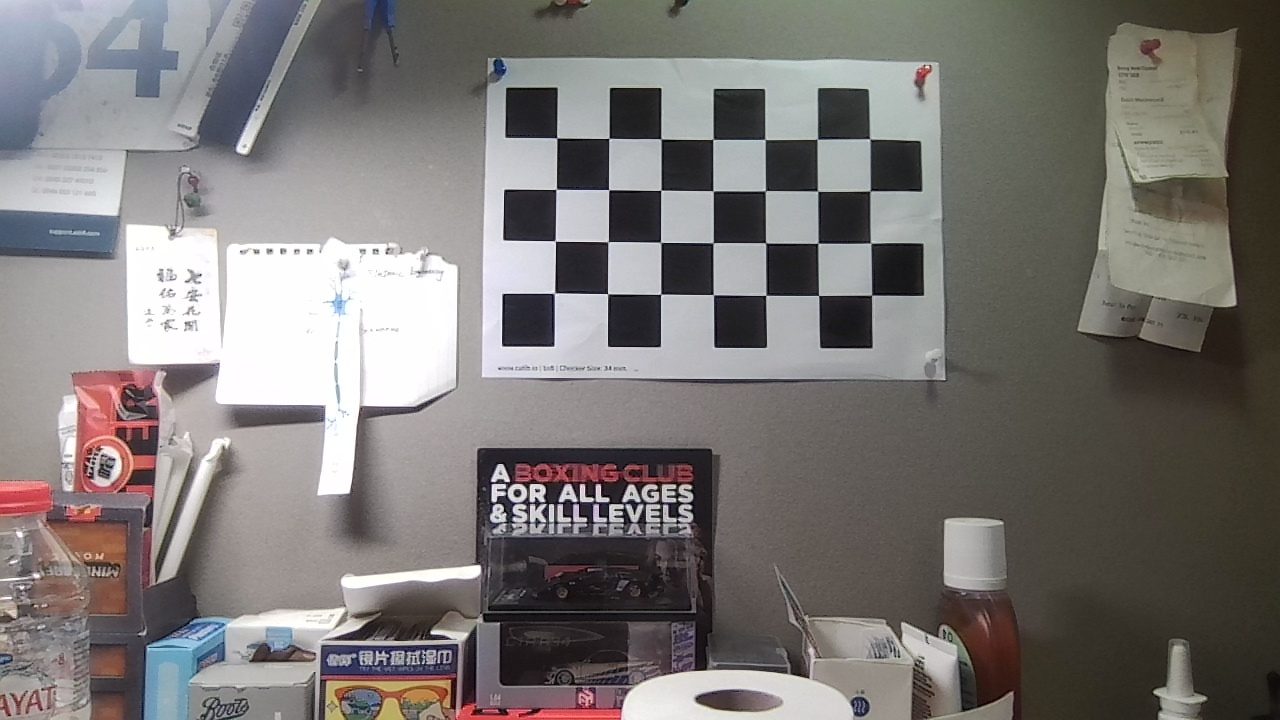
#> input picture calibration_images/calibration_image_00.jpg, 1280 x 720 px, given in place of the camera
$ python minimal_line_fitting.py
#> lines starting #> are read from the running program, lines starting #| are printed output that depends on the picture; after the words box and inside, x2 and y2 are one past the last pixel; in counts of white or black regions, pixels touching at a corner belong together
"""
Minimal Line Fitting Example
Demonstrates how to fit a line to a segmented object using cv2.fitLine.
"""

import cv2
import numpy as np
import json
import os

# [8 lines of commented-out code are left out]
cap = cv2.VideoCapture(0)

# Load config
CONFIG_FILE = 'config.json'
if os.path.exists(CONFIG_FILE):
    with open(CONFIG_FILE, 'r') as f:
#> (reads Week_9_Line_Fitting_Tutorial/config.json from the repository)
        config = json.load(f)

    roi = config['roi']
    lower = np.array(config['lower_bound'], dtype=np.uint8)
    upper = np.array(config['upper_bound'], dtype=np.uint8)
    print(f"Loaded config: ROI={roi}, HSV={lower} to {upper}")

    x, y, w, h = roi
else:
    print("Config file not found! Using defaults.")
    # Fallback defaults
    lower = np.array([21, 78, 152], dtype=np.uint8)
    upper = np.array([41, 255, 255], dtype=np.uint8)
    x, y, w, h = 0, 0, int(cap.get(cv2.CAP_PROP_FRAME_WIDTH)), int(cap.get(cv2.CAP_PROP_FRAME_HEIGHT))

while True:
    ret, frame = cap.read()
#> frame is the input picture: shape (720, 1280, 3); mean B, G, R 116.9, 119, 122.8
    ############for pi_camera : ###############
    # frame = picam2.capture_array()
    # ret = True
    ###########################################
    if not ret:
        break

    # Crop to ROI
    roi_frame = frame[y:y+h, x:x+w]
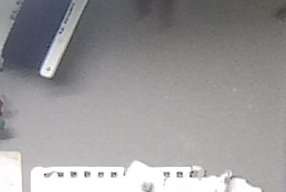
#> roi_frame: shape (192, 286, 3); mean B, G, R 153.7, 152.7, 154

    # Convert to HSV and create mask
    hsv = cv2.cvtColor(roi_frame, cv2.COLOR_BGR2HSV)
#> hsv: shape (192, 286, 3); mean H, S, V 70.3, 9.8, 156.1
    mask = cv2.inRange(hsv, lower, upper)
#> mask: shape (192, 286); every value is 0

    # Clean up mask
    kernel = np.ones((3,3), np.uint8)
    mask = cv2.erode(mask, kernel, iterations=1)
    mask = cv2.dilate(mask, kernel, iterations=2)

    # Find contours
    contours, _ = cv2.findContours(mask, cv2.RETR_EXTERNAL, cv2.CHAIN_APPROX_SIMPLE)
#> contours = []

    # Create a copy for drawing
    result = frame.copy()

    # Draw ROI box
    cv2.rectangle(result, (x, y), (x+w, y+h), (255, 0, 0), 2)
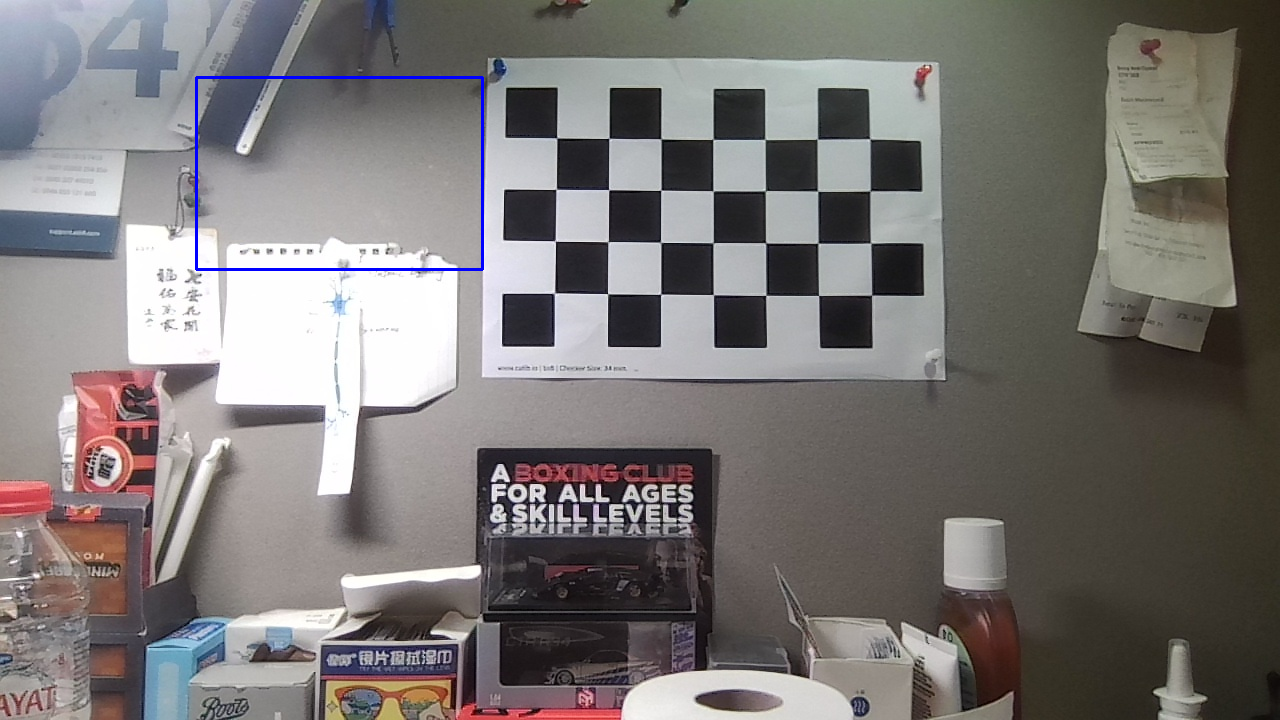
#> result: shape (720, 1280, 3); 0.31% of pixels changed, all inside (x1, y1, x2, y2) = (195, 76, 484, 271)

    if contours:
        # Find largest contour
        c = max(contours, key=cv2.contourArea)

        if cv2.contourArea(c) > 50:
            # Fit line
            [vx, vy, x0, y0] = cv2.fitLine(c, cv2.DIST_L2, 0, 0.01, 0.01)

            # Extract scalar values
            vx_val = vx[0]
            vy_val = vy[0]
            x0_val = x0[0]
            y0_val = y0[0]

            # Calculate points to draw the line (relative to ROI)
            cols = roi_frame.shape[1]
            lefty = int((-x0_val * vy_val / vx_val) + y0_val)
            righty = int(((cols - x0_val) * vy_val / vx_val) + y0_val)

            # Adjust to full frame coordinates
            pt1 = (x + 0, y + lefty)
            pt2 = (x + cols - 1, y + righty)

            # Draw line
            cv2.line(result, pt1, pt2, (0, 255, 0), 2)

            # Draw contour for reference (adjust offset)
            c_shifted = c + np.array([x, y])
            cv2.drawContours(result, [c_shifted], -1, (0, 0, 255), 1)

    # Display side-by-side
    cv2.imshow('Original | Line Fitted', np.hstack((frame, result)))
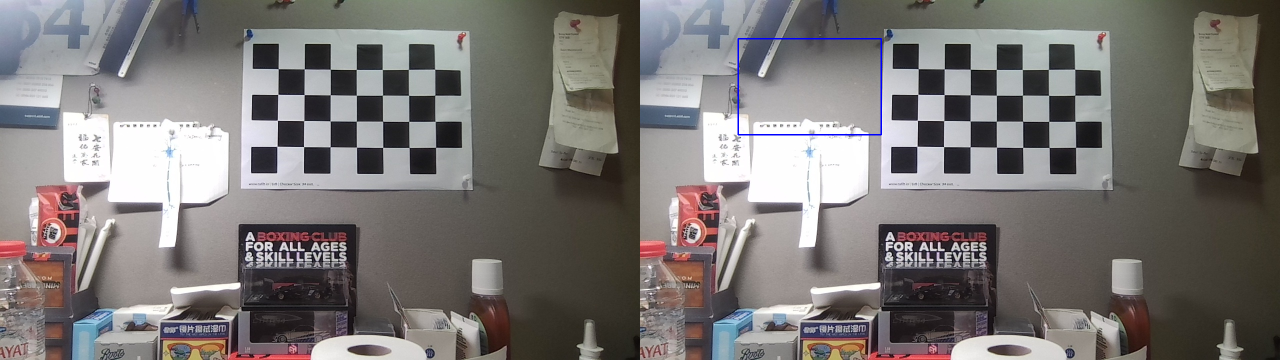
#> window 'Original | Line Fitted': shape (720, 2560, 3) (shown at 1/2 size); mean B, G, R 117, 118.7, 122.5

    if cv2.waitKey(30) & 0xFF == ord('q'):
#> (key q is pressed here)
        break

cap.release()
cv2.destroyAllWindows()
